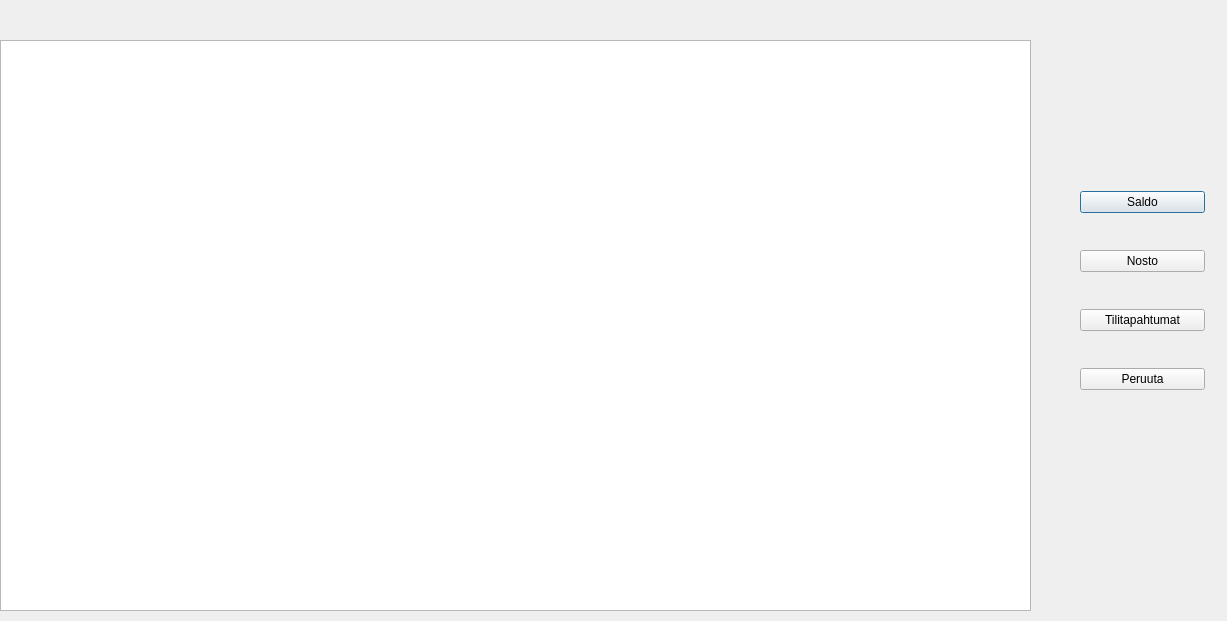
<?xml version="1.0" encoding="UTF-8"?>
<ui version="4.0">
 <class>Paasivu</class>
 <widget class="QDialog" name="Paasivu">
  <property name="geometry">
   <rect>
    <x>0</x>
    <y>0</y>
    <width>1227</width>
    <height>621</height>
   </rect>
  </property>
  <property name="windowTitle">
   <string>Dialog</string>
  </property>
  <widget class="QWidget" name="layoutWidget">
   <property name="geometry">
    <rect>
     <x>1080</x>
     <y>160</y>
     <width>125</width>
     <height>261</height>
    </rect>
   </property>
   <layout class="QVBoxLayout" name="verticalLayout">
    <item>
     <widget class="QPushButton" name="pushButtonSaldo">
      <property name="text">
       <string>Saldo</string>
      </property>
     </widget>
    </item>
    <item>
     <widget class="QPushButton" name="pushButtonNosto">
      <property name="text">
       <string>Nosto</string>
      </property>
     </widget>
    </item>
    <item>
     <widget class="QPushButton" name="pushButtonTilitapahtumat">
      <property name="text">
       <string>Tilitapahtumat</string>
      </property>
     </widget>
    </item>
    <item>
     <widget class="QPushButton" name="pushButtonCancel">
      <property name="text">
       <string>Peruuta</string>
      </property>
     </widget>
    </item>
   </layout>
  </widget>
  <widget class="QTableView" name="tableView">
   <property name="geometry">
    <rect>
     <x>0</x>
     <y>40</y>
     <width>1031</width>
     <height>571</height>
    </rect>
   </property>
  </widget>
 </widget>
 <resources/>
 <connections/>
</ui>
